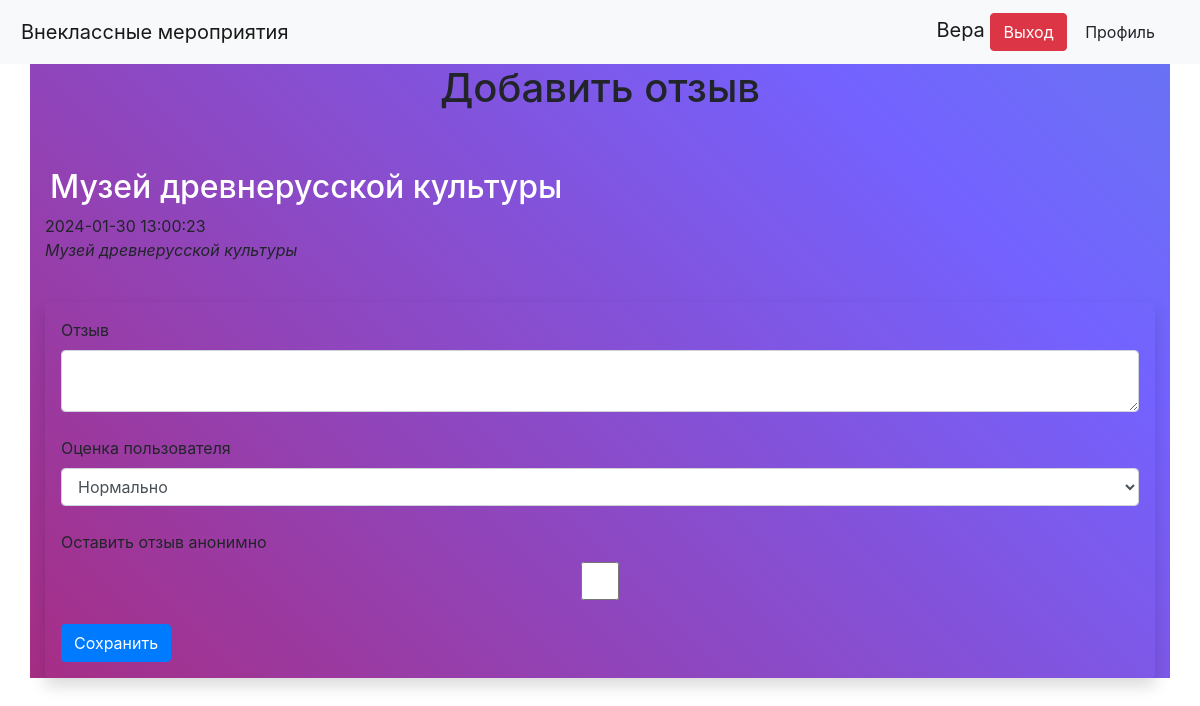
/events/4/feedbacks/add/ (signed in), run on the app's committed database.
### data/users.py (models this page shows, shortened)
class User(SqlAlchemyBase, UserMixin):
    __tablename__ = 'users'
    id = db.Column(db.Integer, primary_key=True, autoincrement=True)
    name = db.Column(db.VARCHAR, nullable=True)
    email = db.Column(db.VARCHAR, index=True, unique=True, nullable=True)
    last_name = db.Column(db.VARCHAR, nullable=True)
    fathers_name = db.Column(db.VARCHAR, nullable=True)
    occupation = db.Column(db.VARCHAR, nullable=True)
    school_num = db.Column(db.VARCHAR, nullable=True)
    class_num = db.Column(db.VARCHAR, nullable=True)
    city = db.Column(db.VARCHAR, nullable=True)
    about = db.Column(db.VARCHAR, nullable=True)
    hashed_password = db.Column(db.VARCHAR, nullable=True)
    created_date = db.Column(db.DateTime, default=datetime.datetime.now)
    is_active = db.Column(db.CHAR, nullable=True)
    profile_picture = db.Column(db.VARCHAR, nullable=True)
    events = orm.relationship("Events", backref='event_poster')
    feedbacks = orm.relationship("Feedbacks", backref='feedback_poster')

### data/events.py (models this page shows)
class Events(SqlAlchemyBase):
    __tablename__ = 'events'
    id = db.Column(db.Integer, primary_key=True, autoincrement=True)
    title = db.Column(db.VARCHAR, nullable=False)
    description = db.Column(db.VARCHAR, nullable=False)
    event_picture = db.Column(db.VARCHAR, nullable=True)
    event_date_time = db.Column(db.DateTime, default=datetime.datetime.now)
    created_date = db.Column(db.DateTime, default=datetime.datetime.now)
    poster_id = db.Column(db.Integer, db.ForeignKey("users.id"))
    category_id = db.Column(db.Integer, db.ForeignKey("categories.id"))
    feedbacks = orm.relationship("Feedbacks", backref='event')

### main.py (the view, shortened to what this page needs)
@app.route('/events/<int:event_id>/feedbacks/add/', methods=['GET', 'POST'])
def add_feedback(event_id):
    form = FeedbackForm()
    db_sess = db_session.create_session()
    event = db_sess.query(Events).filter(Events.id == event_id).first()
    return render_template("add_feedback.html", form=form, event=event)

### forms/feedback.py
class FeedbackForm(FlaskForm):
    feedback = TextAreaField("Отзыв", validators=[DataRequired()])
    user_score = SelectField("Оценка пользователя", choices=[(2, 'Нормально'), (3, 'Неплохо'), (4, 'Хорошо'), (5, 'Великолепно')])
    is_anonymous = BooleanField("Оставить отзыв анонимно")
    submit = SubmitField('Сохранить')

### data/db_session.py (called while the page is built)
def create_session() -> Session:
    global __factory
    return __factory()

### main.py (called while the page is built)
@login_manager.user_loader
def load_user(user_id):
    db_sess = db_session.create_session()
    return db_sess.query(User).get(user_id)

### templates/add_feedback.html (shortened to what this page needs)
{% extends "base.html" %}
{% block content %}
{% if current_user.is_authenticated %}
	<h1>Добавить отзыв</h1>
	<br/>
<h2><a href="{{ url_for('event', id=event.id)}}">{{ event.title }}</a></h2>
{{ event.event_date_time }}
{{ event.description|safe }}
	<div class="shadow p-3 mb-5 bg-body rounded">
		<form action="" method="POST">
			{{ form.feedback.label(class="form-label") }}
			{{ form.feedback(class="form-control") }}
			<br/>
			{{ form.user_score.label(class="form-label") }}
			{{ form.user_score(class="form-control") }}
			<br/>
			{{ form.is_anonymous.label(class="form-label") }}
			{{ form.is_anonymous(class="form-control") }}
			<br/>
			{{ form.submit(class="btn btn-primary") }}
		</form>
	</div>
{% else %}
	<h2> Для создания мероприятия необходимо войти в систему...</h2>
	<a href="{{ url_for('login') }}">Вход в систему</a>
{% endif %}
{% endblock %}

### templates/base.html (shortened to what this page needs)
<!doctype html>
<html lang="en">
<head>
    <link rel="stylesheet"
          href="https://stackpath.bootstrapcdn.com/bootstrap/4.4.1/css/bootstrap.min.css"
>
    <link rel="stylesheet" type="text/css" href="{{url_for('static', filename='css/style.css')}}" />
    <link rel="stylesheet" type="text/css" href="{{url_for('static', filename='css/style_maps.css')}}" />
    <link rel="stylesheet" type="text/css" href="{{url_for('static', filename='css/style_def.css')}}" />
    <link rel="stylesheet" type="text/css" href="{{url_for('static', filename='css/info.css')}}" />
</head>
<body>
<header>
    <nav class="navbar navbar-light bg-light">
        <a class="navbar-brand" href="/">Внеклассные мероприятия</a>
        <div class="navbar-brand">
        {% if current_user.is_authenticated %}
                {{ current_user.name }}
                <a class="btn btn-danger" href="/logout" >Выход</a>
                <a class="btn" href="/profile" >Профиль</a>
        {% else %}
                <a class="btn btn-primary" href="/register">Зарегистрироваться</a>
                <a class="btn btn-success" href="/login">Войти</a>
        {% endif %}
        </div>
    </nav>
</header>
<main role="main" class="container">
    {% block content %}{% endblock %}
</main>
</body>
</html>

### static/css/style.css (style rules this page uses)
.container { height: 100%; width: 100%; background: linear-gradient(45deg, #d2001a, #7462ff, #23d5ab); background-size: 300% 300%; animation: color 12s ease-in-out infinite; }
a { color: #FFF; }

### static/css/style_maps.css (style rules this page uses)
a { text-align: center; padding: 5px; }
h1 { text-align: center; }

### static/css/style_def.css (style rules this page uses)
* { margin: 0; }

### data on the page
User: name "Вера"
Events: title "Музей древнерусской культуры", event_date_time "2024-01-30 13:00:23", description "Музей древнерусской культуры"
